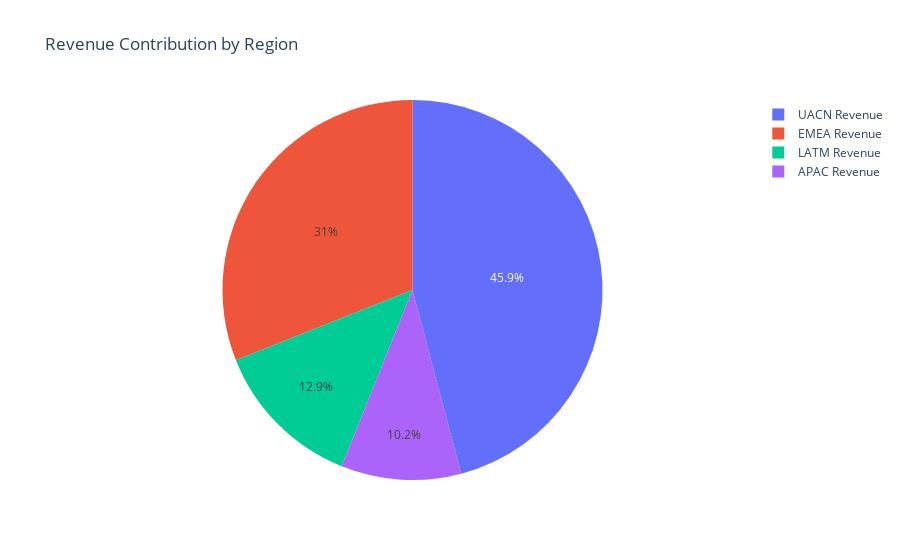

Here is the notebook cell this chart was saved with:
### Markdown cell above
In the year 2023, the revenue for the EMEA region is approximately 2.52 billion USD, while the revenue for the UACN region is around 3.61 billion USD. Therefore, in 2023, the UACN region's revenue is still higher than the revenue of the EMEA region.

However, there is a notable trend that occurred between 2021 and 2022. In 2021, the revenue contribution of the EMEA region was approximately 9.70 billion USD, and in 2022, it increased to around 9.75 billion USD. During this time, the UACN region's revenue contribution was approximately 13.00 billion USD in 2021 and increased to around 14.08 billion USD in 2022.

In 2022, the revenue contribution of the EMEA region came very close to that of the UACN region, and there was a smaller gap in their respective revenue contributions. While the EMEA region did not surpass the UACN region in 2022, it demonstrated substantial growth and narrowed the revenue difference between the two regions during that period.

### Code cell
columns_to_sum = ['UACN Revenue', 'EMEA Revenue', 'LATM Revenue', 'APAC Revenue']
revenue_contribution = regional_revenue_per_year[columns_to_sum].sum()
# Create a DataFrame with the revenue contribution data
data = pd.DataFrame({
    'Region': revenue_contribution.index,
    'Revenue': revenue_contribution.values
})

# Plot the pie chart
fig = px.pie(data, values='Revenue', names='Region', title='Revenue Contribution by Region')

# Show the pie chart
fig.show()

### Figure 1 — Plotly figure (JSON) as saved in the notebook; plotly's stock layout.template omitted (floating-point values rounded to 4 significant figures)
{"data": [{"domain": {"x": [0, 1], "y": [0, 1]}, "hovertemplate": "Region=%{label}<br>Revenue=%{value}<extra></extra>", "labels": ["UACN Revenue", "EMEA Revenue", "LATM Revenue", "APAC Revenue"], "legendgroup": "", "name": "", "showlegend": true, "type": "pie", "values": [52171992000, 35277794000, 14669302000, 11612166000]}], "layout": {"legend": {"tracegroupgap": 0}, "title": {"text": "Revenue Contribution by Region"}}}
